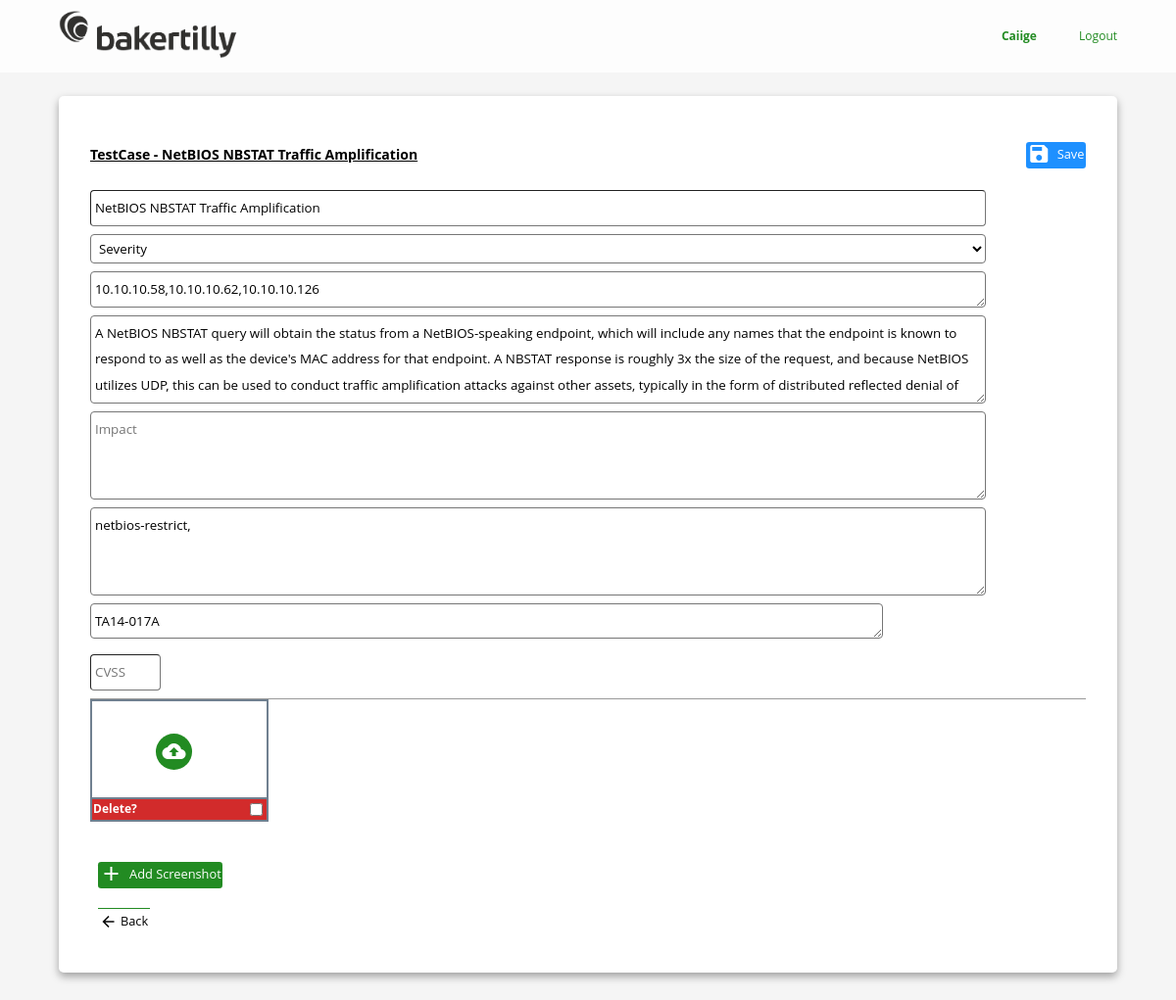
Before: /analysis/7/issue/481/update (signed in) with the older database file.
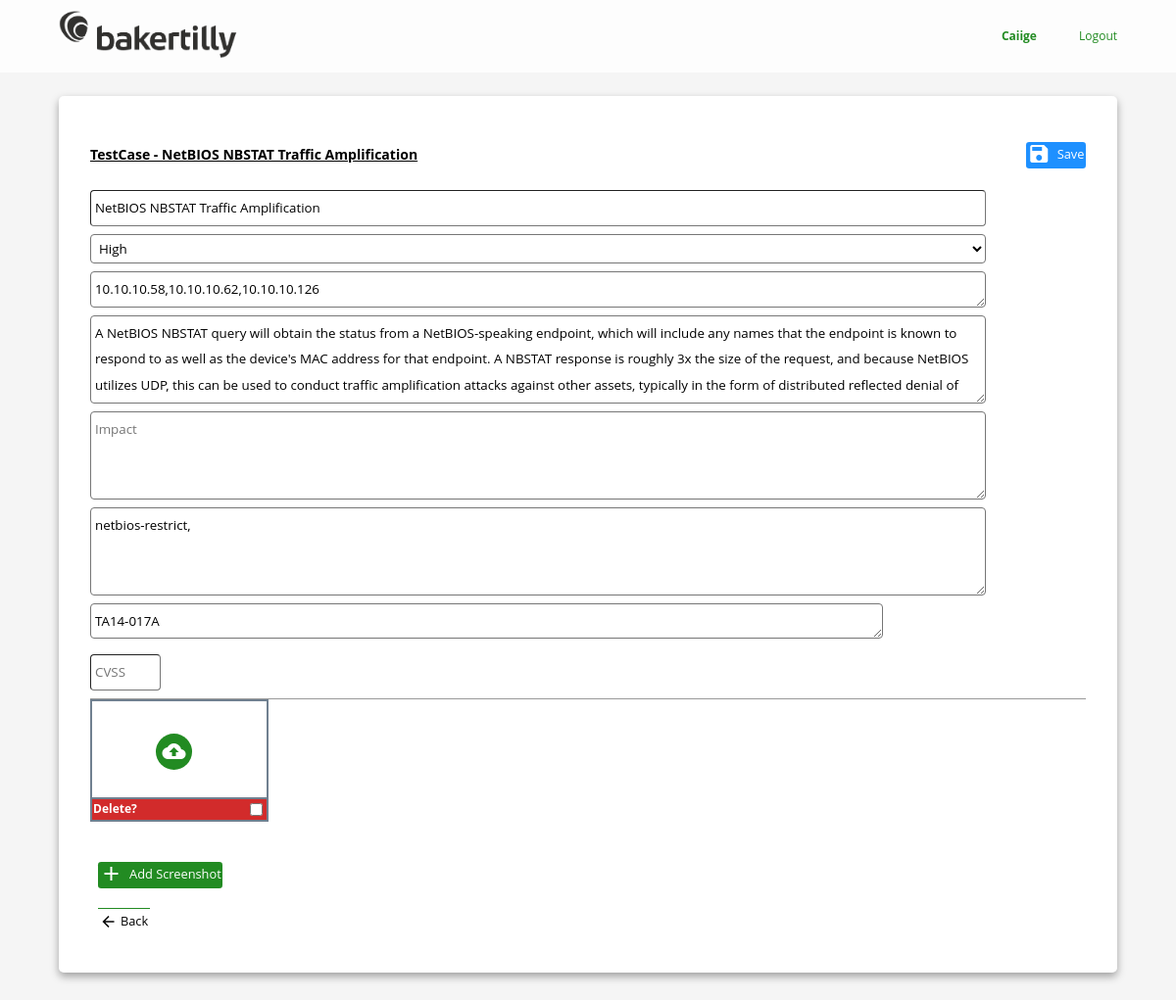
After: the same page with the newer database file.
### core/models.py (models this page shows, shortened)
class Issues(models.Model):
    case = models.ForeignKey(Cases, on_delete=models.CASCADE)
    name = models.CharField(max_length=100)
    severity = models.CharField(blank=True, max_length=100, choices=severity_levels)
    affected_hosts = models.TextField(blank=True)
    description = models.TextField(blank=True)
    impact = models.TextField(blank=True)
    solution = models.TextField(blank=True)
    reference = models.TextField(blank=True)
    cvss_rating = models.FloatField(blank=True, null=True)
    createDate = models.DateTimeField(auto_now_add=True)
    lastUpdate = models.DateTimeField(auto_now=True)
    class Meta:
        verbose_name_plural = "Issues"

### core/views.py (the view, shortened to what this page needs)
# urls.py: path('analysis/<int:case_pk>/issue/<int:pk>/update', views.IssueUpdateView.as_view(), name='issue-update'),
class IssueUpdateView(LoginRequiredMixin, UpdateView):
    model = Issues
    form_class = IssueForm
    template_name = 'core/issue_update.html'
    def get_queryset(self):
        return Cases.objects.get(id=self.kwargs['case_pk']).issues_set.filter(id=self.kwargs['pk'])
    def get_context_data(self, **kwargs):
        context = super(IssueUpdateView, self).get_context_data(**kwargs)
        if self.request.POST:
            context['poc_images'] = POCFormSet(self.request.POST, self.request.FILES,
                                               instance=self.object)
        else:
            context['poc_images'] = POCFormSet(instance=self.object)
        context['title'] = f'{self.object.case.caseName} - {self.object.name}'
        return context

### core/templates/core/issue_update.html (shortened to what this page needs)
{% extends 'core/base.html'%}
{% load crispy_forms_tags %}
{% load static %}
{% block js_includes %}
    <link rel="stylesheet" href="{% static 'core/css/autocomplete.css' %}">
    <link rel="stylesheet" href="{% static 'core/css/poc_images.css' %}">
{% endblock %}
{% block content %}
  <form class="card form"  method="post" enctype="multipart/form-data">
        <div class="flex-row">
            <span class="left"><h3><u>{{ title }}</u></h3></span>
            <span class="flex-row width-20" id="issues-corner-buttons">
                <button type="submit" class="dodgerblue button no-border" name="save">
                    <i class="material-icons">save</i>
                    Save
                </button>
            </span>
        </div>
        <div id="issues-div">
              <div class="flex-row">
                  <span class="left width-100">
                    {{ form.name }}
                  </span>
              </div>
              <div class="pad-top pd08">
                  <div class="even-columns pad-bottom">
                      <span>
                        <div class="pad-bottom width-90">
                            {{ form.severity }}
                        </div>
                      </span>
                      <span>
                          {{ form.affected_hosts }}
                      </span>
                      <span>
                          {{ form.description }}
                      </span>
                      <span>
                          {{ form.impact }}
                      </span>
                      <span>
                          {{ form.solution }}
                      </span>
                      <span>
                        <div class="pad-bottom pad-right pd1 width-90">
                            {{ form.reference }}
                        </div>
                        <div>
                            {{ form.cvss_rating }}
                        </div>
                      </span>
                  </div>
                  <div class="poc_flex_section top-border">
                      {% for image_form in poc_images %}
                        <table class="poc_table">
                            <tr>
                                <td class="poc_cell_top">
                                    {% if image_form.instance.image %}
                                        <img  src="{{ image_form.instance.image.url }}" class="poc_img">
                                    {% else %}
                                        <label for="{{ image_form.image.id_for_label }}" class="poc_label">
                                            <i class="material-icons round-upload upload_icon">cloud_upload</i>
                                        </label>
                                    {% endif %}
                                </td>
                            </tr>
                            <tr>
                                <td class="poc_cell_bottom cadmium-red">
                                    <b>Delete?</b>
                                    {{ image_form.DELETE }}
                                </td>
                            </tr>
                        </table>
                      {% endfor %}
                  </div>
                  <div style="margin-top: 2%;">
                      <button type="button" class="forestgreen button no-border"id="append-poc">
                          <i class="material-icons">add</i>
                          Add Screenshot
                      </button>
                  </div>
              </div>
        </div>
        <div class="button-row">
            <a href="{% url 'analysis' form.instance.case.id %}" class="button-link">
              <i class="material-icons md-18 no-padding">arrow_back</i>
              Back
            </a>
        </div>
  </form>
{% endblock %}

Changed rows visible on the page:
changed Issues "NetBIOS NBSTAT Traffic Amplification": severity "Severity" → "High"
